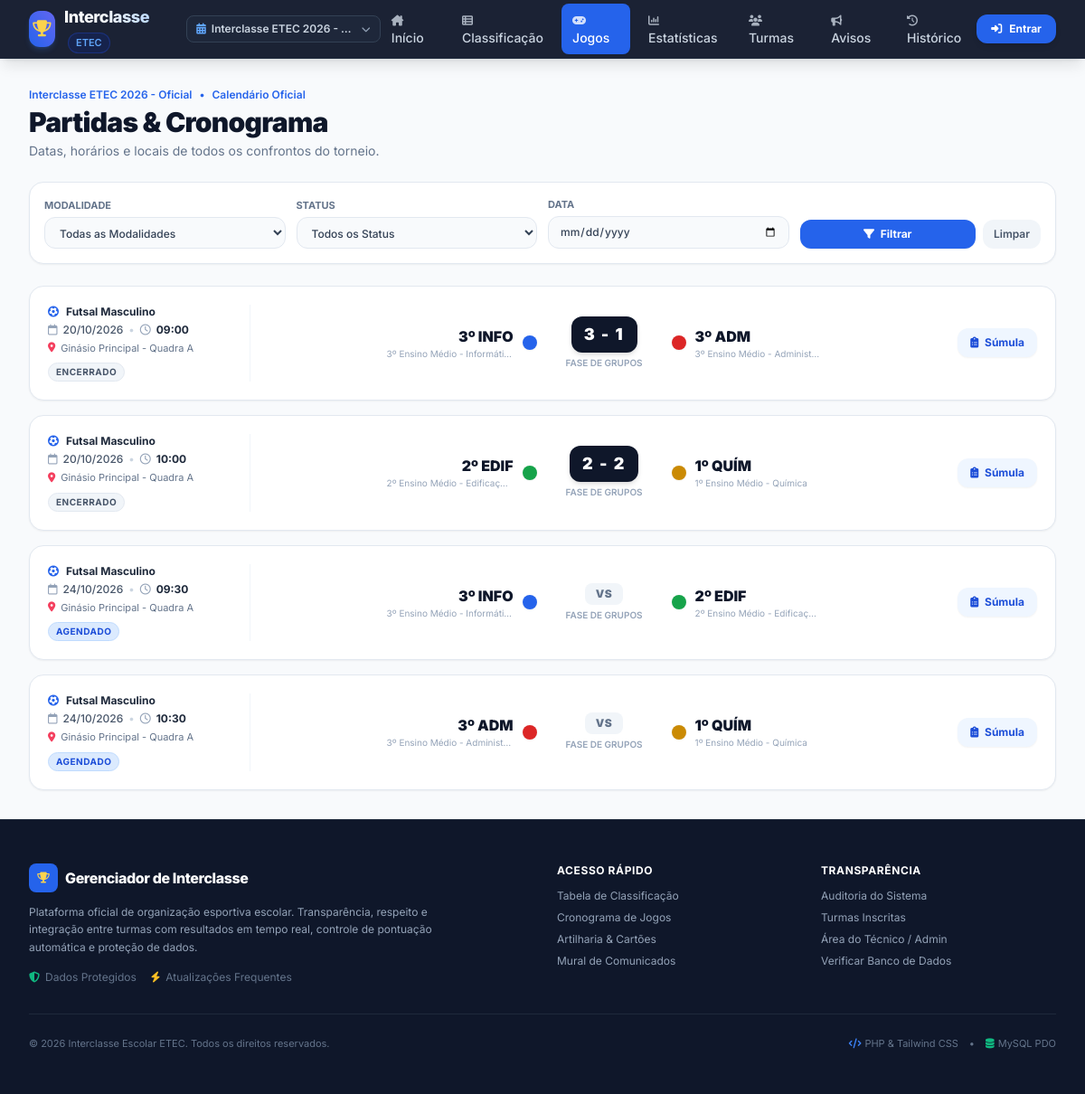
Screenshot of /jogos.php with the database file from the repository.
### tables this page shows
CREATE TABLE `edicoes` (
    `id` INT AUTO_INCREMENT PRIMARY KEY,
    `nome` VARCHAR(100) NOT NULL COMMENT 'Nome oficial da edição, ex: Interclasse ETEC 2026',
    `ano` INT NOT NULL COMMENT 'Ano letivo do evento',
    `status` ENUM('planejamento', 'em_andamento', 'finalizado') NOT NULL DEFAULT 'em_andamento',
    `ativa` TINYINT(1) NOT NULL DEFAULT 0 COMMENT '1 se for a edição selecionada por padrão',
    `criado_em` DATETIME NOT NULL DEFAULT CURRENT_TIMESTAMP
);

CREATE TABLE `partidas` (
    `id` INT AUTO_INCREMENT PRIMARY KEY,
    `edicao_id` INT NOT NULL,
    `modalidade_id` INT NOT NULL,
    `turma_mandante_id` INT NOT NULL,
    `turma_visitante_id` INT NOT NULL,
    `data_jogo` DATE NOT NULL,
    `hora_jogo` TIME NOT NULL,
    `local_jogo` VARCHAR(100) NOT NULL COMMENT 'Ex: Quadra 1, Ginásio Principal',
    `fase` VARCHAR(50) NOT NULL DEFAULT 'Fase de Grupos',
    `placar_mandante` INT NULL DEFAULT NULL,
    `placar_visitante` INT NULL DEFAULT NULL,
    `status` ENUM('agendado', 'em_andamento', 'encerrado', 'cancelado') NOT NULL DEFAULT 'agendado',
    `observacoes` TEXT NULL,
    `criado_em` DATETIME NOT NULL DEFAULT CURRENT_TIMESTAMP,
    CONSTRAINT `fk_partidas_edicao` FOREIGN KEY (`edicao_id`) REFERENCES `edicoes` (`id`) ON DELETE CASCADE,
    CONSTRAINT `fk_partidas_modalidade` FOREIGN KEY (`modalidade_id`) REFERENCES `modalidades` (`id`) ON DELETE CASCADE,
    CONSTRAINT `fk_partidas_mandante` FOREIGN KEY (`turma_mandante_id`) REFERENCES `turmas` (`id`) ON DELETE CASCADE,
    CONSTRAINT `fk_partidas_visitante` FOREIGN KEY (`turma_visitante_id`) REFERENCES `turmas` (`id`) ON DELETE CASCADE
);

CREATE TABLE `modalidades` (
    `id` INT AUTO_INCREMENT PRIMARY KEY,
    `edicao_id` INT NOT NULL,
    `nome` VARCHAR(80) NOT NULL COMMENT 'Ex: Futsal Masculino, Vôlei Misto, Basquete 3x3',
    `icone` VARCHAR(50) DEFAULT 'fa-futbol' COMMENT 'Classe FontAwesome do ícone',
    `categoria` VARCHAR(50) DEFAULT 'Geral',
    `permite_empate` TINYINT(1) NOT NULL DEFAULT 1,
    `tempo_partida_minutos` INT DEFAULT 30,
    `criado_em` DATETIME NOT NULL DEFAULT CURRENT_TIMESTAMP,
    CONSTRAINT `fk_modalidades_edicao` FOREIGN KEY (`edicao_id`) REFERENCES `edicoes` (`id`) ON DELETE CASCADE
);

CREATE TABLE `turmas` (
    `id` INT AUTO_INCREMENT PRIMARY KEY,
    `edicao_id` INT NOT NULL,
    `tecnico_id` INT NULL COMMENT 'Técnico responsável pela sala',
    `nome` VARCHAR(80) NOT NULL COMMENT 'Ex: 3º Ensino Médio - Informática',
    `sigla` VARCHAR(20) NOT NULL COMMENT 'Ex: 3º INFO A',
    `curso` VARCHAR(80) NULL COMMENT 'Ex: Técnico em Desenvolvimento de Sistemas',
    `periodo` ENUM('Manhã', 'Tarde', 'Noite', 'Integral') DEFAULT 'Manhã',
    `cor_uniforme` VARCHAR(20) DEFAULT '#2563EB',
    `criado_em` DATETIME NOT NULL DEFAULT CURRENT_TIMESTAMP,
    CONSTRAINT `fk_turmas_edicao` FOREIGN KEY (`edicao_id`) REFERENCES `edicoes` (`id`) ON DELETE CASCADE,
    CONSTRAINT `fk_turmas_tecnico` FOREIGN KEY (`tecnico_id`) REFERENCES `usuarios` (`id`) ON DELETE SET NULL
);

### jogos.php (the view, shortened to what the rows shown need)
<?php
require_once __DIR__ . '/bd.php';
require_once __DIR__ . '/includes/auth.php';
require_once __DIR__ . '/includes/header.php';
require_once __DIR__ . '/includes/navbar.php';
$edicaoId = $edicaoAtiva['id'];
$sql = "
    SELECT p.*,
           tm.sigla AS m_sigla, tm.nome AS m_nome, tm.cor_uniforme AS m_cor,
           tv.sigla AS v_sigla, tv.nome AS v_nome, tv.cor_uniforme AS v_cor,
           m.nome AS modalidade_nome, m.icone AS modalidade_icone
    FROM partidas p
    JOIN turmas tm ON tm.id = p.turma_mandante_id
    JOIN turmas tv ON tv.id = p.turma_visitante_id
    JOIN modalidades m ON m.id = p.modalidade_id
    WHERE p.edicao_id = :edicao_id
";
$params = [':edicao_id' => $edicaoId];
$sql .= " ORDER BY p.data_jogo ASC, p.hora_jogo ASC";
$stmtPartidas = $pdo->prepare($sql);
$stmtPartidas->execute($params);
$partidas = $stmtPartidas->fetchAll();
?>
<main class="flex-1 max-w-7xl w-full mx-auto px-4 sm:px-6 lg:px-8 py-8">
    <div class="flex flex-col sm:flex-row sm:items-center justify-between gap-4 mb-6">
        <div>
            <div class="flex items-center gap-2 text-xs font-semibold text-blue-600 mb-1">
                <span><?= htmlspecialchars($edicaoAtiva['nome']) ?></span>
                <span>•</span>
                <span>Calendário Oficial</span>
            </div>
            <h1 class="text-2xl sm:text-3xl font-black text-slate-900 tracking-tight">
                Partidas & Cronograma
            </h1>
        </div>
    </div>
    <?php if (!empty($partidas)): ?>
        <div class="space-y-4">
            <?php foreach ($partidas as $p):
                $isEncerrado = ($p['status'] === 'encerrado');
                $isAoVivo = ($p['status'] === 'em_andamento');
            ?>
                <div class="bg-white rounded-2xl border border-slate-200 shadow-sm hover:shadow-md transition p-4 sm:p-5 flex flex-col md:flex-row items-center justify-between gap-4">
                    <div class="w-full md:w-56 flex-shrink-0 text-left border-b md:border-b-0 md:border-r border-slate-100 pb-3 md:pb-0 md:pr-4">
                        <div class="flex items-center gap-2 text-xs font-bold text-slate-800 mb-1">
                            <i class="fa-solid <?= htmlspecialchars($p['modalidade_icone']) ?> text-blue-600"></i>
                            <span><?= htmlspecialchars($p['modalidade_nome']) ?></span>
                        </div>
                        <div class="text-xs text-slate-600 flex items-center gap-1.5 font-medium mb-1">
                            <i class="fa-regular fa-calendar text-slate-400"></i>
                            <span><?= date('d/m/Y', strtotime($p['data_jogo'])) ?></span>
                            <span class="text-slate-300">•</span>
                            <i class="fa-regular fa-clock text-slate-400"></i>
                            <span class="font-bold text-slate-800"><?= substr($p['hora_jogo'], 0, 5) ?></span>
                        </div>
                        <div class="text-[11px] text-slate-500 truncate flex items-center gap-1.5">
                            <i class="fa-solid fa-location-dot text-rose-500"></i>
                            <span title="<?= htmlspecialchars($p['local_jogo']) ?>"><?= htmlspecialchars($p['local_jogo']) ?></span>
                        </div>
                        <span class="inline-block mt-2 text-[10px] font-bold uppercase tracking-wider px-2 py-0.5 rounded-full <?= match($p['status']) {
                            'encerrado' => 'bg-slate-100 text-slate-600 border border-slate-200',
                            'em_andamento' => 'bg-emerald-100 text-emerald-700 animate-pulse border border-emerald-300',
                            'cancelado' => 'bg-rose-100 text-rose-700 border border-rose-200',
                            default => 'bg-blue-100 text-blue-700 border border-blue-200'
                        } ?>">
                            <?= match($p['status']) {
                                'encerrado' => 'Encerrado',
                                'em_andamento' => 'Ao Vivo',
                                'cancelado' => 'Cancelado',
                                default => 'Agendado'
                            } ?>
                        </span>
                    </div>
                    <div class="flex-1 w-full flex items-center justify-between sm:justify-center gap-4 sm:gap-8 px-2">
                        <div class="flex-1 flex items-center justify-end gap-2.5 text-right">
                            <div>
                                <span class="font-black text-sm sm:text-base text-slate-900 block"><?= htmlspecialchars($p['m_sigla']) ?></span>
                                <span class="text-[10px] text-slate-400 hidden sm:block truncate max-w-[140px]"><?= htmlspecialchars($p['m_nome']) ?></span>
                            </div>
                            <span class="w-4 h-4 rounded-full flex-shrink-0 shadow-sm" style="background-color: <?= htmlspecialchars($p['m_cor']) ?>;"></span>
                        </div>
                        <div class="flex flex-col items-center justify-center min-w-[70px]">
                            <?php if ($isEncerrado || $isAoVivo): ?>
                                <div class="px-3.5 py-1.5 bg-slate-900 text-white rounded-xl font-black text-base sm:text-lg tracking-widest shadow-md">
                                    <?= (int)$p['placar_mandante'] ?> - <?= (int)$p['placar_visitante'] ?>
                                </div>
                            <?php else: ?>
                                <span class="px-3 py-1 bg-slate-100 text-slate-500 rounded-lg font-black text-xs tracking-wider">
                                    VS
                                </span>
                            <?php endif; ?>
                            <span class="text-[10px] text-slate-400 mt-1 uppercase font-semibold"><?= htmlspecialchars($p['fase']) ?></span>
                        </div>
                        <div class="flex-1 flex items-center justify-start gap-2.5 text-left">
                            <span class="w-4 h-4 rounded-full flex-shrink-0 shadow-sm" style="background-color: <?= htmlspecialchars($p['v_cor']) ?>;"></span>
                            <div>
                                <span class="font-black text-sm sm:text-base text-slate-900 block"><?= htmlspecialchars($p['v_sigla']) ?></span>
                                <span class="text-[10px] text-slate-400 hidden sm:block truncate max-w-[140px]"><?= htmlspecialchars($p['v_nome']) ?></span>
                            </div>
                        </div>
                    </div>
                    <div class="w-full md:w-auto flex items-center justify-end gap-2 pt-3 md:pt-0 border-t md:border-t-0 border-slate-100">
                        <a href="partida_detalhes.php?id=<?= $p['id'] ?>" class="flex-1 sm:flex-none px-3.5 py-2 bg-blue-50 hover:bg-blue-600 hover:text-white text-blue-700 text-xs font-bold rounded-xl transition text-center shadow-sm">
                            <i class="fa-solid fa-clipboard-list mr-1"></i> Súmula
                        </a>
                    </div>
                </div>
            <?php endforeach; ?>
        </div>
    <?php endif; ?>
</main>
<?php require_once __DIR__ . '/includes/footer.php'; ?>

### includes/navbar.php (shortened to what the rows shown need)
<?php
require_once __DIR__ . '/../bd.php';
require_once __DIR__ . '/auth.php';
$edicaoAtiva = get_active_edicao($pdo);
?>
<nav class="sticky top-0 z-40 bg-slate-900 border-b border-slate-800 text-white shadow-lg backdrop-blur-md bg-opacity-95">
    <div class="max-w-7xl mx-auto px-4 sm:px-6 lg:px-8">
        <div class="flex items-center justify-between h-16">
            <div class="flex items-center gap-3">
                <div class="relative ml-2 sm:ml-4">
                    <button type="button" id="edicao-dropdown-btn" class="flex items-center gap-1.5 text-xs font-medium text-slate-300 bg-slate-800/80 hover:bg-slate-700/80 hover:text-white px-2.5 py-1.5 rounded-lg border border-slate-700 transition">
                        <i class="fa-solid fa-calendar-days text-blue-400"></i>
                        <span class="truncate max-w-[110px] sm:max-w-[160px] font-semibold">
                            <?= htmlspecialchars($edicaoAtiva['nome'] ?? 'Edição') ?>
                        </span>
                        <i class="fa-solid fa-chevron-down text-[10px] text-slate-400"></i>
                    </button>
                </div>
            </div>
        </div>
    </div>
</nav>

### rows the page displays
edicoes: nome "Interclasse ETEC 2026 -…", nome "Interclasse ETEC 2026 - Oficial"
partidas: modalidade.nome "Futsal Masculino", data_jogo "20/10/2026", hora_jogo "09:00", local_jogo "Ginásio Principal - Quadra A", status "ENCERRADO", turma_mandante.sigla "3º INFO", turma_mandante.nome "3º Ensino Médio - Informática", placar_mandante "3", placar_visitante "1", fase "FASE DE GRUPOS", turma_visitante.sigla "3º ADM", turma_visitante.nome "3º Ensino Médio - Administ…"
partidas: modalidade.nome "Futsal Masculino", data_jogo "20/10/2026", hora_jogo "10:00", local_jogo "Ginásio Principal - Quadra A", status "ENCERRADO", turma_mandante.sigla "2º EDIF", turma_mandante.nome "2º Ensino Médio - Edificaç…", placar_mandante "2", placar_visitante "2", fase "FASE DE GRUPOS", turma_visitante.sigla "1º QUÍM", turma_visitante.nome "1º Ensino Médio - Química"
partidas: modalidade.nome "Futsal Masculino", data_jogo "24/10/2026", hora_jogo "09:30", local_jogo "Ginásio Principal - Quadra A", status "AGENDADO", turma_mandante.sigla "3º INFO", turma_mandante.nome "3º Ensino Médio - Informática", shows "VS", fase "FASE DE GRUPOS", turma_visitante.sigla "2º EDIF", turma_visitante.nome "2º Ensino Médio - Edificaç…"
partidas: modalidade.nome "Futsal Masculino", data_jogo "24/10/2026", hora_jogo "10:30", local_jogo "Ginásio Principal - Quadra A", status "AGENDADO", turma_mandante.sigla "3º ADM", turma_mandante.nome "3º Ensino Médio - Administ…", shows "VS", fase "FASE DE GRUPOS", turma_visitante.sigla "1º QUÍM", turma_visitante.nome "1º Ensino Médio - Química"
